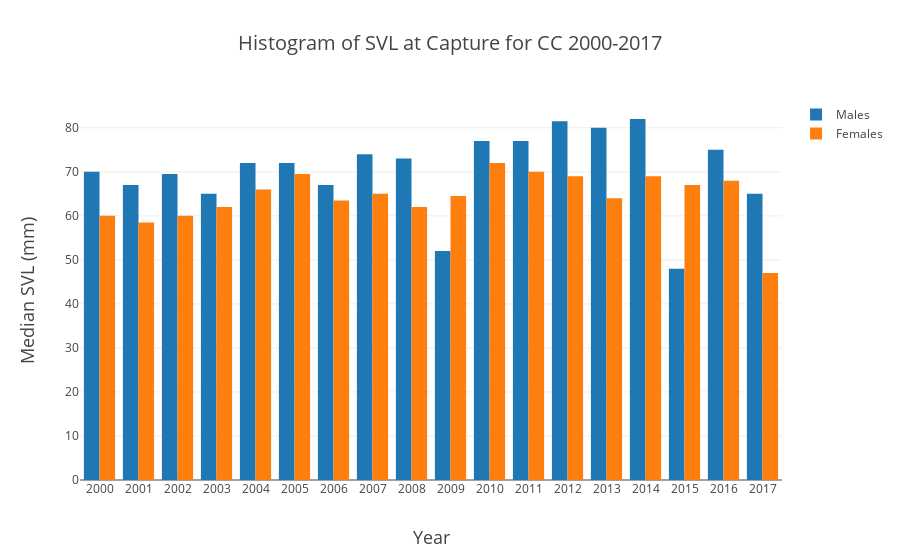

Notebook code cell kept with this figure:
### Markdown cell above
##### Histogram of SVL values

[Back to Top](#Table-of-Contents)

[Back to Analyze Data](#Analyze-Data)

### Code cell
female = go.Bar(x=SVLbyYear.loc[(SVLbyYear.sex=='f')]['year'], y = SVLbyYear.loc[(SVLbyYear.sex=='f')]['50%']
                      ,name='Females')
male = go.Bar(x=SVLbyYear.loc[(SVLbyYear.sex=='m')]['year'], y = SVLbyYear.loc[(SVLbyYear.sex=='m')]['50%']
                    ,name='Males')

data = [male,female]
layout = go.Layout(
    title = 'Histogram of SVL at Capture for CC 2000-2017',
    titlefont = dict(
        size = 20),
    xaxis = dict(
        dtick = 1,
        title = 'Year',
        titlefont = dict(
            size = 18)),
    yaxis = dict(
        title = 'Median SVL (mm)',
        titlefont = dict(
            size = 18)))

fig = go.Figure(
        data = data,
        layout = layout)
iplot(fig, filename = 'Histogram of Median SVL Sceloporus jarrovii in CC 2000-2017.html')
plot(fig, filename = 'Histogram of Median SVL Sceloporus jarrovii in CC 2000-2017.html')

### Figure 1 — Plotly figure (JSON) as saved in the notebook; plotly's stock layout.template omitted (floating-point values rounded to 4 significant figures)
{"data": [{"name": "Males", "type": "bar", "uid": "0a9e147d-ba61-408e-9478-a32dca96c56d", "x": [2000, 2001, 2002, 2003, 2004, 2005, 2006, 2007, 2008, 2009, 2010, 2011, 2012, 2013, 2014, 2015, 2016, 2017], "y": [70, 67, 69.5, 65, 72, 72, 67, 74, 73, 52, 77, 77, 81.5, 80, 82, 48, 75, 65]}, {"name": "Females", "type": "bar", "uid": "e2a9687c-1680-4283-94fa-22609fe41aa3", "x": [2000, 2001, 2002, 2003, 2004, 2005, 2006, 2007, 2008, 2009, 2010, 2011, 2012, 2013, 2014, 2015, 2016, 2017], "y": [60, 58.5, 60, 62, 66, 69.5, 63.5, 65, 62, 64.5, 72, 70, 69, 64, 69, 67, 68, 47]}], "layout": {"title": {"font": {"size": 20}, "text": "Histogram of SVL at Capture for CC 2000-2017"}, "xaxis": {"dtick": 1, "title": {"font": {"size": 18}, "text": "Year"}}, "yaxis": {"title": {"font": {"size": 18}, "text": "Median SVL (mm)"}}}}
